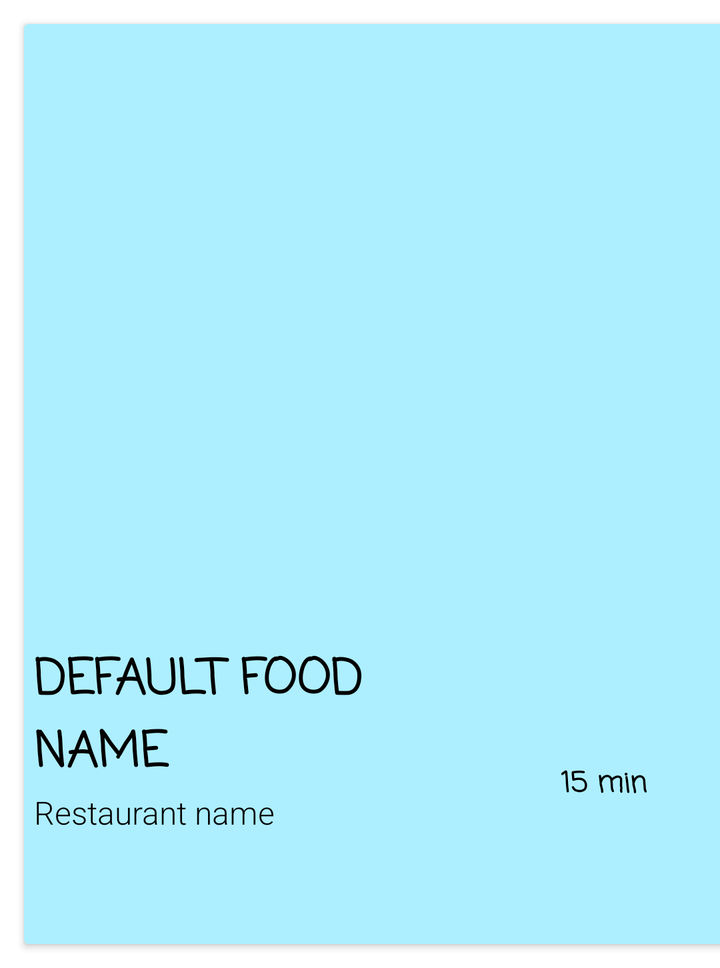
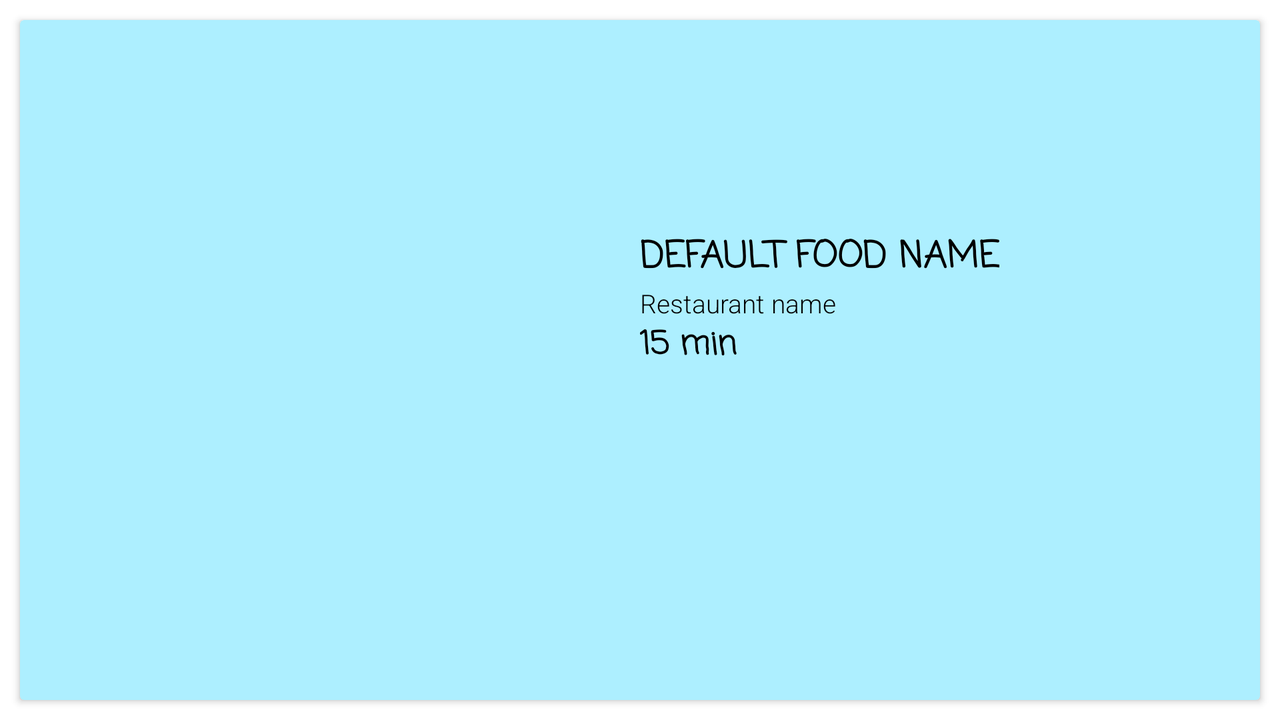

One screen, two layout resources from the same app: the default and the repository's alternative for another configuration. Each is rendered where Android would select it; the XML of both is given below.
<!-- AndroidManifest.xml: application theme Theme.Foodier -->
<!-- res/layout/food_item_card.xml -->
<?xml version="1.0" encoding="utf-8"?>
<layout xmlns:android="http://schemas.android.com/apk/res/android"
    xmlns:app="http://schemas.android.com/apk/res-auto"
    xmlns:tools="http://schemas.android.com/tools">

    <androidx.cardview.widget.CardView
        android:layout_width="380dp"
        android:layout_height="460dp"
        android:layout_margin="12dp"
        android:elevation="12dp"
        app:cardBackgroundColor="#ADEFFF"
        android:orientation="vertical">

        <LinearLayout
            android:layout_width="match_parent"
            android:layout_height="match_parent"
            android:orientation="vertical">

            <ImageView
                android:id="@+id/foodImage"
                android:layout_width="wrap_content"
                android:layout_height="300dp"
                android:layout_alignParentStart="true"
                android:layout_alignParentTop="true"
                android:layout_gravity="center_horizontal"
                android:layout_marginTop="5dp"
                android:contentDescription="@string/imageDescription"
                app:srcCompat="@drawable/common_google_signin_btn_icon_dark"/>

            <androidx.constraintlayout.widget.ConstraintLayout
                android:layout_width="match_parent"
                android:layout_height="150dp"
                android:orientation="horizontal"
                >

                <LinearLayout
                    android:id="@+id/leftTexts"
                    android:layout_width="200dp"
                    android:layout_height="wrap_content"
                    app:layout_constraintLeft_toLeftOf="parent"
                    app:layout_constraintTop_toTopOf="parent"
                    android:orientation="vertical"
                    android:padding="5dp">

                    <TextView
                        android:id="@+id/foodHeader"
                        android:layout_width="wrap_content"
                        android:layout_height="wrap_content"
                        android:fontFamily="casual"
                        android:textColor="@android:color/black"
                        android:textSize="24sp"
                        android:textStyle="bold"
                        tools:text="DEFAULT FOOD NAME" />

                    <TextView
                        android:id="@+id/restaurant_name"
                        android:layout_width="wrap_content"
                        android:layout_height="wrap_content"
                        android:fontFamily="sans-serif-light"
                        android:textColor="@android:color/black"
                        android:textSize="16sp"
                        tools:text="Restaurant name" />

                </LinearLayout>
                <TextView
                    android:id="@+id/distanceAway"
                    android:layout_width="wrap_content"
                    android:layout_height="wrap_content"
                    app:layout_constraintRight_toRightOf="parent"
                    app:layout_constraintLeft_toRightOf="@+id/leftTexts"
                    app:layout_constraintTop_toTopOf="parent"
                    app:layout_constraintBottom_toBottomOf="parent"
                    android:fontFamily="casual"
                    android:textSize="14dp"
                    android:textStyle="bold"
                    android:text="@string/distance_away"
                    android:textColor="@color/black"/>
            </androidx.constraintlayout.widget.ConstraintLayout>


        </LinearLayout>


    </androidx.cardview.widget.CardView>
</layout>
<!-- resources referenced by this layout -->
<resources>
  <string name="distance_away">15 min</string>
  <string name="imageDescription">Food item Description</string>
  <style name="Theme.Foodier" parent="Theme.MaterialComponents.DayNight.DarkActionBar">
          
          <item name="colorPrimary">@color/purple_500</item>
          <item name="colorPrimaryVariant">@color/purple_700</item>
          <item name="colorOnPrimary">@color/white</item>
          
          <item name="colorSecondary">@color/teal_200</item>
          <item name="colorSecondaryVariant">@color/teal_700</item>
          <item name="colorOnSecondary">@color/black</item>
          
          <item name="android:statusBarColor" tools:targetApi="l">?attr/colorPrimaryVariant</item>
          
      </style>
</resources>
<!-- res/layout-w600dp/food_item_card.xml (the repository's variant of the layout above) -->
<!-- drawn on the phone turned sideways -->
<?xml version="1.0" encoding="utf-8"?>
<layout xmlns:android="http://schemas.android.com/apk/res/android"
    xmlns:app="http://schemas.android.com/apk/res-auto"
    xmlns:tools="http://schemas.android.com/tools">

    <androidx.cardview.widget.CardView
        android:layout_width="match_parent"
        android:layout_height="match_parent"
        android:layout_margin="10dp"
        android:elevation="12dp"
        app:cardBackgroundColor="#ADEFFF"
        android:orientation="vertical">

        <LinearLayout
            android:layout_width="match_parent"
            android:layout_height="match_parent"
            android:orientation="horizontal">

            <ImageView
                android:id="@+id/foodImage"
                android:layout_width="300dp"
                android:layout_height="wrap_content"
                android:layout_gravity="center_vertical"
                android:layout_marginTop="5dp"
                android:contentDescription="@string/imageDescription"/>

            <LinearLayout
                android:layout_width="match_parent"
                android:layout_height="150dp"
                android:layout_gravity="center_vertical"
                android:orientation="vertical"
                android:padding="10dp"
                >

                    <TextView
                        android:id="@+id/foodHeader"
                        android:layout_width="wrap_content"
                        android:layout_height="wrap_content"
                        android:fontFamily="casual"
                        android:textColor="@android:color/black"
                        android:textSize="18sp"
                        android:textStyle="bold"
                        tools:text="@string/foodName" />

                    <TextView
                        android:id="@+id/restaurant_name"
                        android:layout_width="wrap_content"
                        android:layout_height="wrap_content"
                        android:fontFamily="sans-serif-light"
                        android:textColor="@android:color/black"
                        android:textSize="13sp"
                        tools:text="@string/restaurantName" />

                <TextView
                    android:id="@+id/distanceAway"
                    android:layout_width="wrap_content"
                    android:layout_height="wrap_content"
                    android:fontFamily="casual"
                    android:textSize="16sp"
                    android:textStyle="bold"
                    android:text="@string/distance_away"
                    android:textColor="@color/black"/>
            </LinearLayout>


        </LinearLayout>


    </androidx.cardview.widget.CardView>
</layout>
<!-- resources referenced by the variant -->
<!-- as the phone turned sideways resolves them -->
<resources>
  <string name="distance_away">15 min</string>
  <string name="foodName">DEFAULT FOOD NAME</string>
  <string name="imageDescription">Food item Description</string>
  <string name="restaurantName">Restaurant name</string>
  <style name="Theme.Foodier" parent="Theme.MaterialComponents.DayNight.DarkActionBar">
          
          <item name="colorPrimary">@color/purple_500</item>
          <item name="colorPrimaryVariant">@color/purple_700</item>
          <item name="colorOnPrimary">@color/white</item>
          
          <item name="colorSecondary">@color/teal_200</item>
          <item name="colorSecondaryVariant">@color/teal_700</item>
          <item name="colorOnSecondary">@color/black</item>
          
          <item name="android:statusBarColor" tools:targetApi="l">?attr/colorPrimaryVariant</item>
          
      </style>
</resources>
